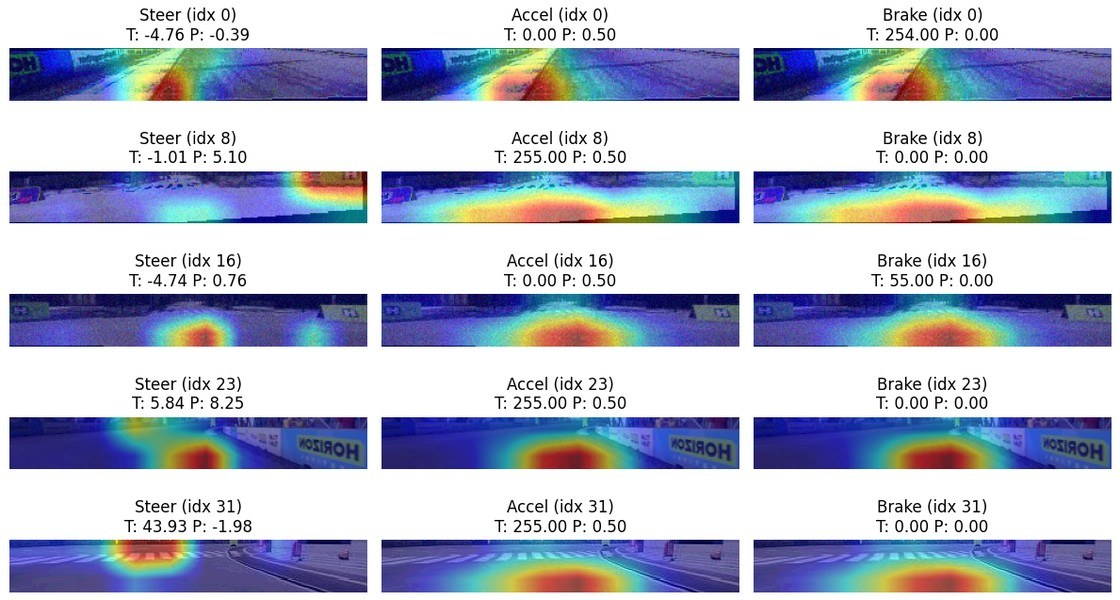
#> input picture docs/assets/scorecam-final-layer.jpg, 1120 x 600 px
$ python -i export_readme_assets.py   (imports and definitions only)
#> lines starting #> are read from the running program, lines starting #| are printed output that depends on the picture
"""Export small README media from local recordings and notebook outputs."""

from __future__ import annotations

import argparse
import base64
from dataclasses import dataclass
import json
from pathlib import Path
import re
import subprocess
from typing import Iterable


MAX_VIDEO_BYTES = 10 * 1024 * 1024
MAX_GIF_BYTES = 10 * 1024 * 1024
MAX_POSTER_BYTES = 500 * 1024
MAX_ASSET_BYTES = 100 * 1024 * 1024
MAX_SVG_BYTES = 250 * 1024


@dataclass(frozen=True)
class ClipSpec:
    name: str
    source: str
    start: str
    duration_s: float
    poster_at_s: float


DEFAULT_CLIPS = (
    ClipSpec(
        name="demo-freeway",
        source="freeway.mp4",
        start="00:00:05",
        duration_s=10.0,
        poster_at_s=3.0,
    ),
    ClipSpec(
        name="demo-mountain",
        source="mountain.mp4",
        start="00:00:20",
        duration_s=10.0,
        poster_at_s=3.0,
    ),
    ClipSpec(
        name="demo-unpaved",
        source="unpaved.mp4",
        start="00:00:20",
        duration_s=10.0,
        poster_at_s=4.0,
    ),
    ClipSpec(
        name="demo-night",
        source="night.mp4",
        start="00:00:02",
        duration_s=8.0,
        poster_at_s=2.0,
    ),
    ClipSpec(
        name="demo-longrange",
        source="longrange.mp4",
        start="00:00:10",
        duration_s=10.0,
        poster_at_s=4.0,
    ),
)


# [29 lines left out: functions parse_time, run_ffmpeg, probe_duration_s, not called in this run]


def scale_filter(max_width: int) -> str:
    return f"fps=24,scale='min({max_width},iw)':-2"


def gif_scale_filter(max_width: int, fps: int) -> str:
    return f"fps={fps},scale='min({max_width},iw)':-2:flags=lanczos"


# [284 lines left out: functions encode_clip, export_poster, export_gif_preview, compress_jpeg, export_clips, notebook_pngs and 4 more, not called in this run]


def write_svg(path: Path, content: str) -> None:
    path.write_text(content.strip() + "\n", encoding="utf-8")
    print(f"svg {path.name}: {path.stat().st_size / 1024:.0f} KiB")


# [299 lines left out: functions export_training_diagrams, assert_asset_sizes, build_parser, main, not called in this run]


# [2 lines not run here, left out]

>>> import cv2
>>> picture = cv2.imread('../docs/assets/scorecam-final-layer.jpg', cv2.IMREAD_GRAYSCALE)
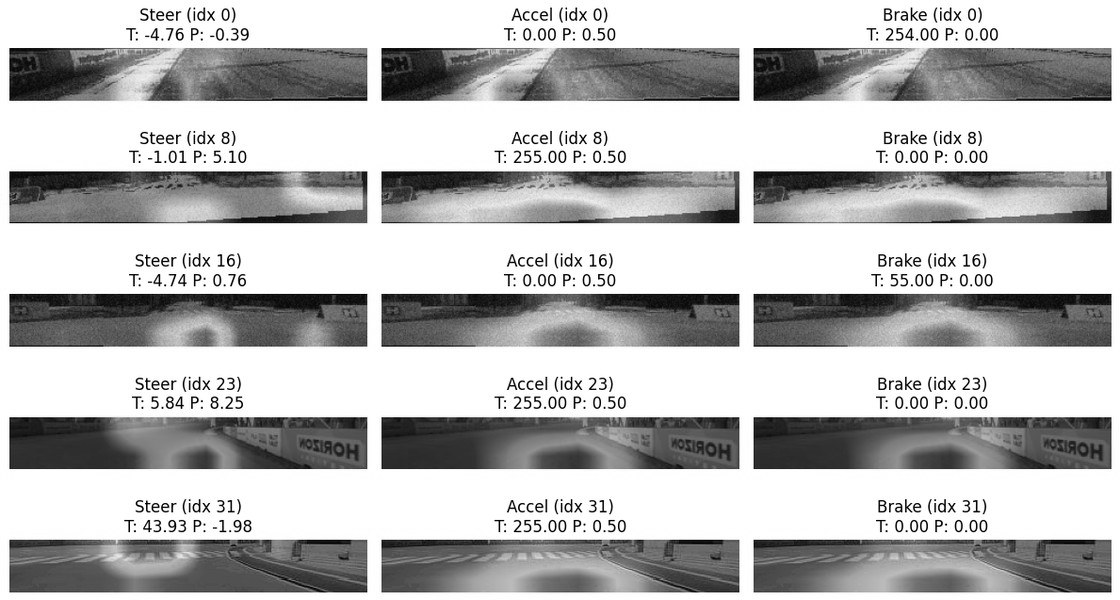
#> picture: shape (600, 1120); min 0, max 255, mean 186.3
#> (the run stopped early here; a loop or call above may not have finished)
